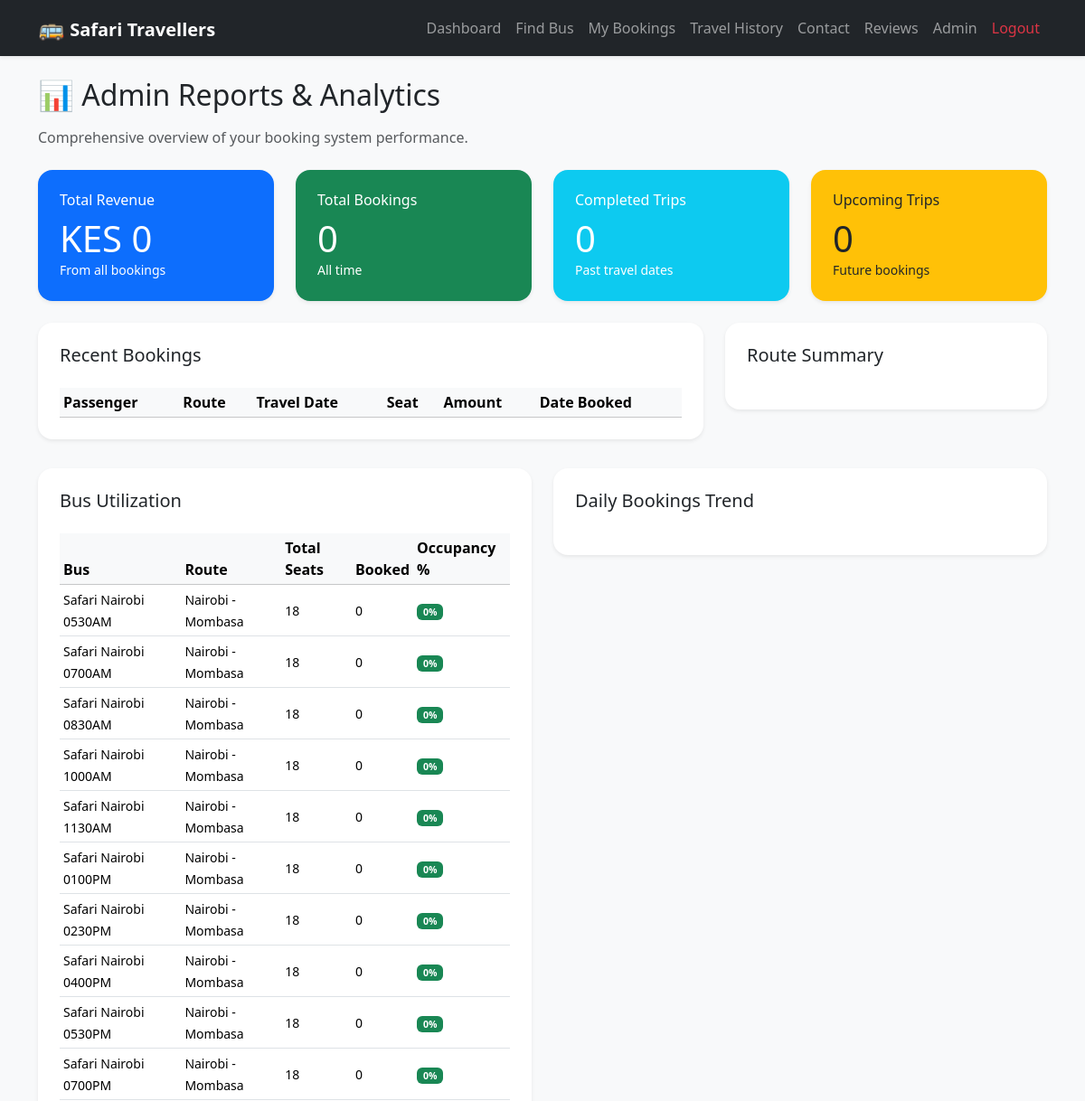
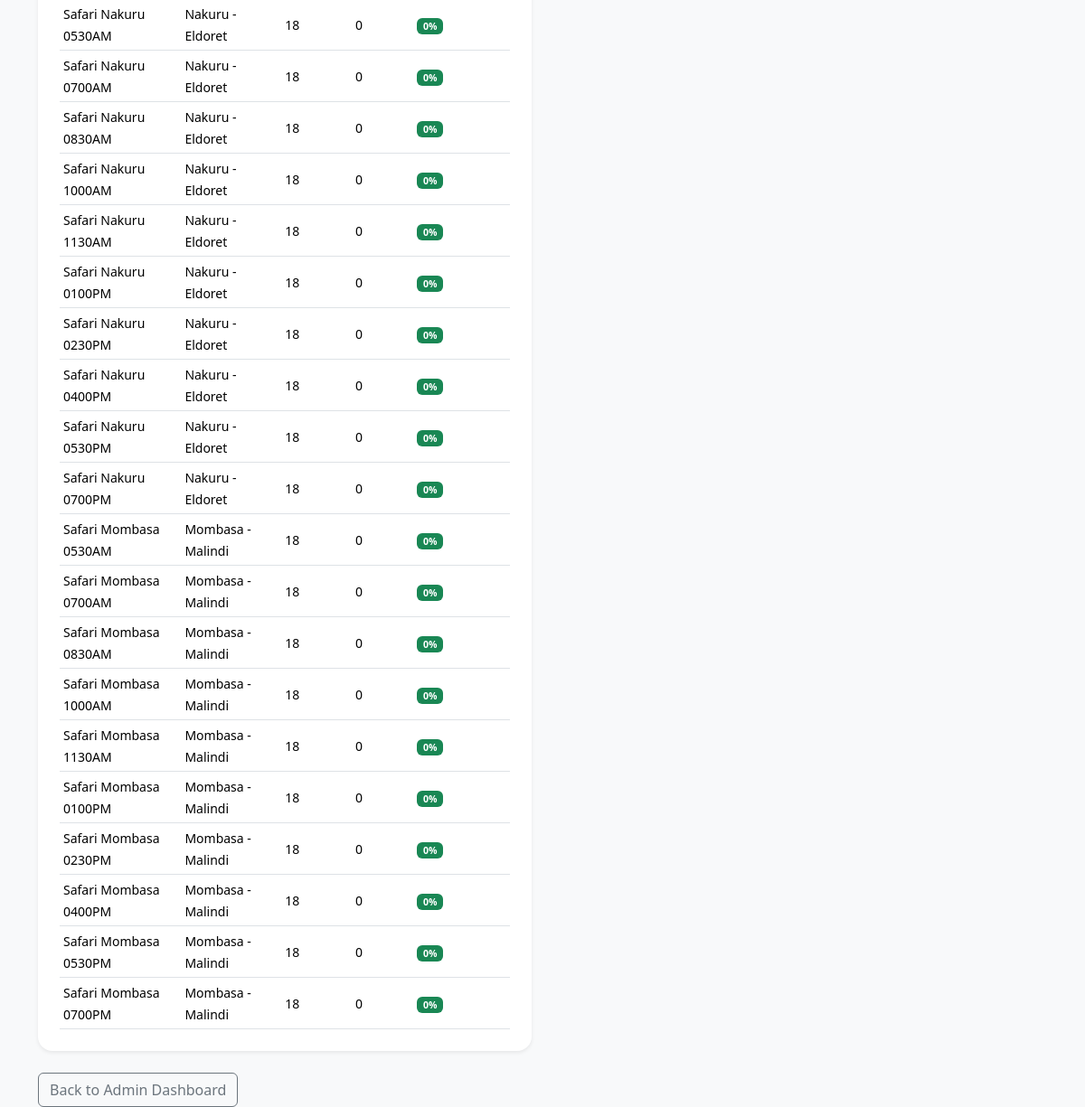
The page /admin/reports (signed in) on the database its author committed (2 pictures, top to bottom).
### app/models.py (models this page shows, shortened)
class Bus(db.Model):
    __tablename__ = 'buses'
    id = db.Column(db.Integer, primary_key=True)
    bus_name = db.Column(db.String(100), nullable=False)
    route = db.Column(db.String(255), nullable=False)
    departure_time = db.Column(db.String(50), nullable=False)
    total_seats = db.Column(db.Integer, default=18)
    price = db.Column(db.Float, default=1650.0)
    bookings = db.relationship('Booking', back_populates='bus', cascade='all, delete-orphan')

### app/route.py (the view)
@main.route('/admin/reports')
@login_required
def admin_reports():
    if not current_user.is_admin_user:
        abort(403)
    total_bookings = Booking.query.count()
    total_revenue = db.session.query(db.func.sum(Booking.total_price)).scalar() or 0
    completed_trips = Booking.query.filter(Booking.travel_date < datetime.utcnow().date()).count()
    upcoming_trips = Booking.query.filter(Booking.travel_date >= datetime.utcnow().date()).count()
    recent_bookings = Booking.query.order_by(Booking.booked_at.desc()).limit(10).all()
    route_stats = db.session.query(
        Booking.route,
        db.func.count(Booking.id).label('booking_count'),
        db.func.sum(Booking.total_price).label('revenue')
    ).group_by(Booking.route).all()
    route_stats = [{'route': r[0], 'booking_count': r[1], 'revenue': r[2] or 0} for r in route_stats]
    bus_stats = []
    for bus in Bus.query.all():
        booked_seats = Booking.query.filter_by(bus_id=bus.id).count()
        bus_stats.append({
            'bus_name': bus.bus_name,
            'route': bus.route,
            'total_seats': bus.total_seats,
            'booked_seats': booked_seats
        })
    daily_stats = db.session.query(
        db.func.date(Booking.booked_at).label('date'),
        db.func.count(Booking.id).label('count'),
        db.func.sum(Booking.total_price).label('revenue')
    ).group_by(db.func.date(Booking.booked_at)).order_by(db.func.date(Booking.booked_at).desc()).limit(7).all()
    daily_stats = [{'date': d[0], 'count': d[1], 'revenue': d[2] or 0} for d in daily_stats]
    return render_template(
        'admin_reports.html',
        total_bookings=total_bookings,
        total_revenue=total_revenue,
        completed_trips=completed_trips,
        upcoming_trips=upcoming_trips,
        recent_bookings=recent_bookings,
        route_stats=route_stats,
        bus_stats=bus_stats,
        daily_stats=daily_stats,
    )

### app/models.py (called while the page is built)
    @property
    def is_admin_user(self):
        admin_email = current_app.config.get('ADMIN_EMAIL')
        return self.is_admin or (admin_email and self.email == admin_email)

### app/route.py (called while the page is built)
@login_manager.user_loader
def load_user(user_id):
    return User.query.get(int(user_id))

### app/templates/admin_reports.html (shortened to what this page needs)
{% extends "base.html" %}
{% block content %}
<div class="mb-4">
    <h2 class="mb-3">📊 Admin Reports & Analytics</h2>
    <p class="text-muted">Comprehensive overview of your booking system performance.</p>
</div>
<div class="row g-4 mb-4">
    <div class="col-lg-3">
        <div class="card shadow-sm border-0 p-4 bg-primary text-white">
            <h6 class="card-title">Total Revenue</h6>
            <p class="display-6 mb-0">KES {{ total_revenue | round(2) }}</p>
            <small>From all bookings</small>
        </div>
    </div>
    <div class="col-lg-3">
        <div class="card shadow-sm border-0 p-4 bg-success text-white">
            <h6 class="card-title">Total Bookings</h6>
            <p class="display-6 mb-0">{{ total_bookings }}</p>
            <small>All time</small>
        </div>
    </div>
    <div class="col-lg-3">
        <div class="card shadow-sm border-0 p-4 bg-info text-white">
            <h6 class="card-title">Completed Trips</h6>
            <p class="display-6 mb-0">{{ completed_trips }}</p>
            <small>Past travel dates</small>
        </div>
    </div>
    <div class="col-lg-3">
        <div class="card shadow-sm border-0 p-4 bg-warning text-dark">
            <h6 class="card-title">Upcoming Trips</h6>
            <p class="display-6 mb-0">{{ upcoming_trips }}</p>
            <small>Future bookings</small>
        </div>
    </div>
</div>
<div class="row g-4">
    <div class="col-lg-8">
        <div class="card shadow-sm border-0 p-4">
            <h5 class="mb-4">Recent Bookings</h5>
            <div class="table-responsive">
                <table class="table table-sm align-middle mb-0">
                    <thead class="table-light">
                        <tr>
                            <th>Passenger</th>
                            <th>Route</th>
                            <th>Travel Date</th>
                            <th>Seat</th>
                            <th>Amount</th>
                            <th>Date Booked</th>
                        </tr>
                    </thead>
                </table>
            </div>
        </div>
    </div>
    <div class="col-lg-4">
        <div class="card shadow-sm border-0 p-4">
            <h5 class="mb-4">Route Summary</h5>
        </div>
    </div>
</div>
<div class="row g-4 mt-2">
    <div class="col-lg-6">
        <div class="card shadow-sm border-0 p-4">
            <h5 class="mb-4">Bus Utilization</h5>
            <div class="table-responsive">
                <table class="table table-sm align-middle mb-0">
                    <thead class="table-light">
                        <tr>
                            <th>Bus</th>
                            <th>Route</th>
                            <th>Total Seats</th>
                            <th>Booked</th>
                            <th>Occupancy %</th>
                        </tr>
                    </thead>
                    <tbody>
                        {% for bus in bus_stats %}
                            <tr>
                                <td><small>{{ bus.bus_name }}</small></td>
                                <td><small>{{ bus.route }}</small></td>
                                <td><small>{{ bus.total_seats }}</small></td>
                                <td><small>{{ bus.booked_seats }}</small></td>
                                <td>
                                    <small>
                                        {% set occupancy = (bus.booked_seats / bus.total_seats * 100) | int %}
                                        <span class="badge {% if occupancy >= 80 %}bg-danger{% elif occupancy >= 50 %}bg-warning{% else %}bg-success{% endif %}">
                                            {{ occupancy }}%
                                        </span>
                                    </small>
                                </td>
                            </tr>
                        {% endfor %}
                    </tbody>
                </table>
            </div>
        </div>
    </div>
    <div class="col-lg-6">
        <div class="card shadow-sm border-0 p-4">
            <h5 class="mb-4">Daily Bookings Trend</h5>
        </div>
    </div>
</div>
<div class="mt-4">
    <a href="{{ url_for('main.admin_dashboard') }}" class="btn btn-outline-secondary">Back to Admin Dashboard</a>
</div>
{% endblock %}

### static/style.css (style rules this page uses)
body { background-color: #eef2f7; color: #212529; }
.card { border-radius: 16px; }

### rows shown on the page
Bus: bus_name "Safari Nairobi 0530AM", route "Nairobi - Mombasa", total_seats "18", booked_seats "0", occupancy "0"
Bus: bus_name "Safari Nairobi 0700AM", route "Nairobi - Mombasa", total_seats "18", booked_seats "0", occupancy "0"
Bus: bus_name "Safari Nairobi 0830AM", route "Nairobi - Mombasa", total_seats "18", booked_seats "0", occupancy "0"
Bus: bus_name "Safari Nairobi 1000AM", route "Nairobi - Mombasa", total_seats "18", booked_seats "0", occupancy "0"
Bus: bus_name "Safari Nairobi 1130AM", route "Nairobi - Mombasa", total_seats "18", booked_seats "0", occupancy "0"
Bus: bus_name "Safari Nairobi 0100PM", route "Nairobi - Mombasa", total_seats "18", booked_seats "0", occupancy "0"
Bus: bus_name "Safari Nairobi 0230PM", route "Nairobi - Mombasa", total_seats "18", booked_seats "0", occupancy "0"
Bus: bus_name "Safari Nairobi 0400PM", route "Nairobi - Mombasa", total_seats "18", booked_seats "0", occupancy "0"
Bus: bus_name "Safari Nairobi 0530PM", route "Nairobi - Mombasa", total_seats "18", booked_seats "0", occupancy "0"
Bus: bus_name "Safari Nairobi 0700PM", route "Nairobi - Mombasa", total_seats "18", booked_seats "0", occupancy "0"
Bus: bus_name "Safari Nakuru 0530AM", route "Nakuru - Eldoret", total_seats "18", booked_seats "0", occupancy "0"
Bus: bus_name "Safari Nakuru 0700AM", route "Nakuru - Eldoret", total_seats "18", booked_seats "0", occupancy "0"
Bus: bus_name "Safari Nakuru 0830AM", route "Nakuru - Eldoret", total_seats "18", booked_seats "0", occupancy "0"
Bus: bus_name "Safari Nakuru 1000AM", route "Nakuru - Eldoret", total_seats "18", booked_seats "0", occupancy "0"
Bus: bus_name "Safari Nakuru 1130AM", route "Nakuru - Eldoret", total_seats "18", booked_seats "0", occupancy "0"
Bus: bus_name "Safari Nakuru 0100PM", route "Nakuru - Eldoret", total_seats "18", booked_seats "0", occupancy "0"
Bus: bus_name "Safari Nakuru 0230PM", route "Nakuru - Eldoret", total_seats "18", booked_seats "0", occupancy "0"
Bus: bus_name "Safari Nakuru 0400PM", route "Nakuru - Eldoret", total_seats "18", booked_seats "0", occupancy "0"
Bus: bus_name "Safari Nakuru 0530PM", route "Nakuru - Eldoret", total_seats "18", booked_seats "0", occupancy "0"
Bus: bus_name "Safari Nakuru 0700PM", route "Nakuru - Eldoret", total_seats "18", booked_seats "0", occupancy "0"
Bus: bus_name "Safari Mombasa 0530AM", route "Mombasa - Malindi", total_seats "18", booked_seats "0", occupancy "0"
Bus: bus_name "Safari Mombasa 0700AM", route "Mombasa - Malindi", total_seats "18", booked_seats "0", occupancy "0"
Bus: bus_name "Safari Mombasa 0830AM", route "Mombasa - Malindi", total_seats "18", booked_seats "0", occupancy "0"
Bus: bus_name "Safari Mombasa 1000AM", route "Mombasa - Malindi", total_seats "18", booked_seats "0", occupancy "0"
Bus: bus_name "Safari Mombasa 1130AM", route "Mombasa - Malindi", total_seats "18", booked_seats "0", occupancy "0"
Bus: bus_name "Safari Mombasa 0100PM", route "Mombasa - Malindi", total_seats "18", booked_seats "0", occupancy "0"
Bus: bus_name "Safari Mombasa 0230PM", route "Mombasa - Malindi", total_seats "18", booked_seats "0", occupancy "0"
Bus: bus_name "Safari Mombasa 0400PM", route "Mombasa - Malindi", total_seats "18", booked_seats "0", occupancy "0"
Bus: bus_name "Safari Mombasa 0530PM", route "Mombasa - Malindi", total_seats "18", booked_seats "0", occupancy "0"
Bus: bus_name "Safari Mombasa 0700PM", route "Mombasa - Malindi", total_seats "18", booked_seats "0", occupancy "0"

### other values the page prints
{{ total_revenue | round(2) }} "0"
{{ total_bookings }} "0"
{{ completed_trips }} "0"
{{ upcoming_trips }} "0"
